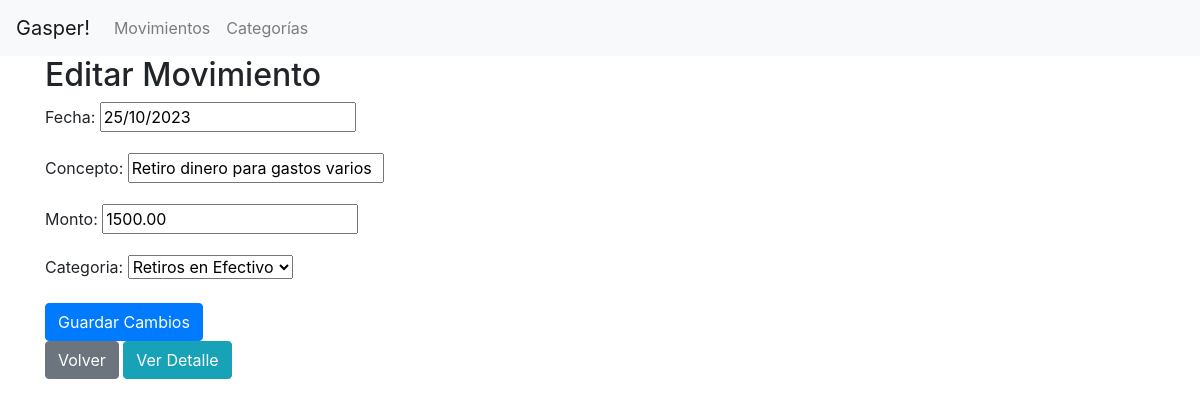
Page /app/movimientos/editar/8/ on the committed database.
### app/models.py (models this page shows, shortened)
class Movimiento(models.Model):
    fecha = models.DateField()
    concepto = models.CharField(max_length=200)
    monto = models.DecimalField(max_digits=10, decimal_places=2)
    categoria = models.ForeignKey(Categoria, on_delete=models.CASCADE)

### app/views.py (the view, shortened to what this page needs)
class EditarMovimientoView(UpdateView):
    model = Movimiento
    form_class = MovimientoForm
    template_name = "app/editar_movimiento.html"
    success_url = reverse_lazy("app:ver_movimientos")

### app/forms.py
class MovimientoForm(forms.ModelForm):
    class Meta:
        model = Movimiento
        fields = '__all__'

### app/models.py (called while the page is built)
    def __str__(self):
        return self.nombre

### app/templates/app/editar_movimiento.html
{% extends "app/base.html" %} {% block content %}
<h2>Editar Movimiento</h2>
<form method="post">
  {% csrf_token %} {{ form.as_p }}
  <button type="submit" class="btn btn-primary">Guardar Cambios</button>
</form>
<a href="{% url 'app:ver_movimientos' %}" class="btn btn-secondary">Volver</a>
<a href="{% url 'app:detalle_movimiento' object.pk %}" class="btn btn-info"
  >Ver Detalle</a
>
{% endblock %}

### rows in the picture
Movimiento: fecha "25/10/2023", concepto "Retiro dinero para gastos varios", monto "1500.00", categoria "Retiros en Efectivo"
